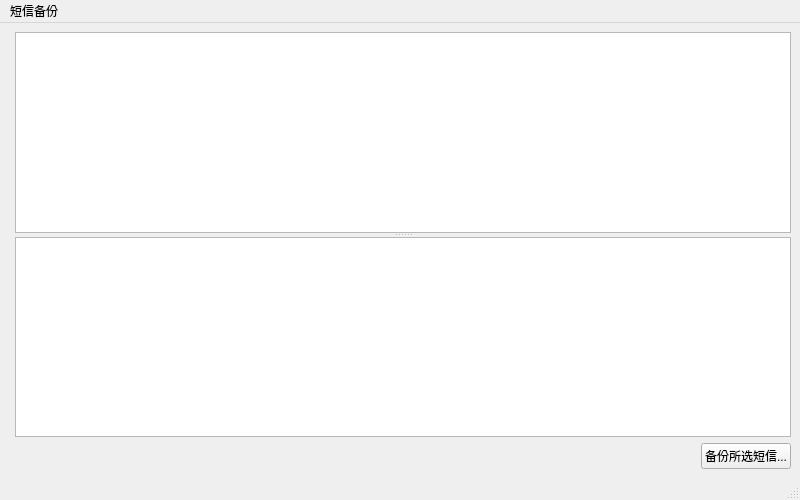
<?xml version="1.0" encoding="UTF-8"?>
<ui version="4.0">
    <class>SMSBackupWindow</class>
    <widget class="QMainWindow" name="SMSBackupWindow">
        <property name="geometry">
            <rect>
                <x>0</x>
                <y>0</y>
                <width>800</width>
                <height>500</height>
            </rect>
        </property>
        <property name="windowTitle">
            <string>短信备份 - 手机助手 for Linux</string>
        </property>
        <widget class="QWidget" name="centralwidget">
            <property name="enabled">
                <bool>true</bool>
            </property>
            <layout class="QGridLayout" name="gridLayout">
                <item row="1" column="0" colspan="2">
                    <layout class="QHBoxLayout" name="horizontalLayout">
                        <item>
                            <spacer name="horizontalSpacer">
                                <property name="orientation">
                                    <enum>Qt::Horizontal</enum>
                                </property>
                                <property name="sizeHint" stdset="0">
                                    <size>
                                        <width>40</width>
                                        <height>20</height>
                                    </size>
                                </property>
                            </spacer>
                        </item>
                        <item>
                            <widget class="QPushButton" name="button_backup_sms">
                                <property name="text">
                                    <string>备份所选短信...</string>
                                </property>
                                <property name="icon">
                                    <iconset theme="document-export">
                                        <normaloff/>
                                    </iconset>
                                </property>
                            </widget>
                        </item>
                    </layout>
                </item>
                <item row="0" column="1">
                    <widget class="QSplitter" name="splitter">
                        <property name="sizePolicy">
                            <sizepolicy hsizetype="Expanding" vsizetype="Expanding">
                                <horstretch>0</horstretch>
                                <verstretch>0</verstretch>
                            </sizepolicy>
                        </property>
                        <property name="orientation">
                            <enum>Qt::Vertical</enum>
                        </property>
                        <widget class="QTreeView" name="tree_sms_list"/>
                        <widget class="QWidget" name="verticalLayoutWidget">
                            <layout class="QVBoxLayout" name="verticalLayout">
                                <item>
                                    <widget class="QTextEdit" name="info_area_sms">
                                        <property name="locale">
                                            <locale language="Chinese" country="China"/>
                                        </property>
                                        <property name="readOnly">
                                            <bool>true</bool>
                                        </property>
                                    </widget>
                                </item>
                            </layout>
                        </widget>
                    </widget>
                </item>
            </layout>
        </widget>
        <widget class="QMenuBar" name="menubar">
            <property name="geometry">
                <rect>
                    <x>0</x>
                    <y>0</y>
                    <width>800</width>
                    <height>27</height>
                </rect>
            </property>
            <widget class="QMenu" name="menu">
                <property name="title">
                    <string>短信备份</string>
                </property>
                <addaction name="action_rescan_sms"/>
                <addaction name="separator"/>
                <addaction name="action_3"/>
            </widget>
            <addaction name="menu"/>
        </widget>
        <widget class="QStatusBar" name="status_bar"/>
        <action name="action_rescan_sms">
            <property name="icon">
                <iconset theme="view-refresh">
                    <normaloff/>
                </iconset>
            </property>
            <property name="text">
                <string>重新获取短信记录</string>
            </property>
        </action>
        <action name="action_3">
            <property name="icon">
                <iconset theme="window-close">
                    <normaloff/>
                </iconset>
            </property>
            <property name="text">
                <string>关闭</string>
            </property>
        </action>
    </widget>
    <resources/>
    <connections>
        <connection>
            <sender>action_3</sender>
            <signal>triggered()</signal>
            <receiver>SMSBackupWindow</receiver>
            <slot>close()</slot>
            <hints>
                <hint type="sourcelabel">
                    <x>-1</x>
                    <y>-1</y>
                </hint>
                <hint type="destinationlabel">
                    <x>359</x>
                    <y>199</y>
                </hint>
            </hints>
        </connection>
    </connections>
</ui>
